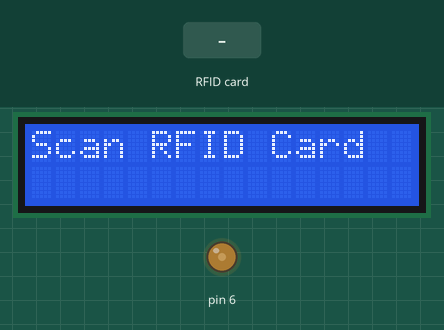
Simulated run of this sketch. Board: Arduino Uno, built with avr-gcc and run on an emulated ATmega328P. On the bench: 16×2 character LCD, output pins drawn as LEDs (lit = HIGH). The test bench sets the inputs (shaded band). Pins used as bus, display or sensor lines are not drawn.

Above: at 1.3 s.
1.4 s: RFID card 07 62 91 35 held to the reader
At 2.3 s:
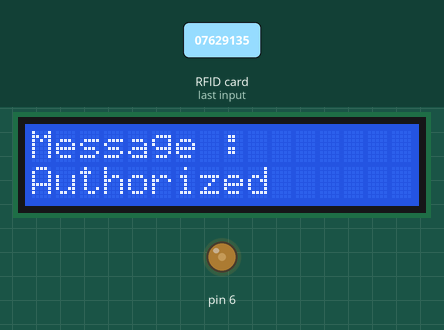
3.0 s: RFID card 5E 7A 19 C4 held to the reader
At 5.6 s:
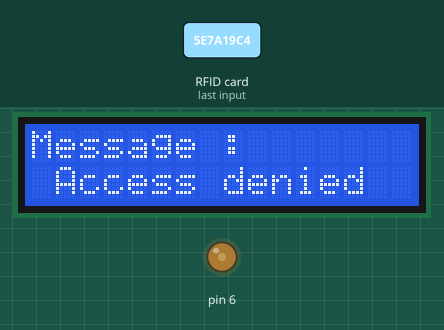
Timing chart, 0 to 7.1 s (numbered marks = the images above; inputs shaded):
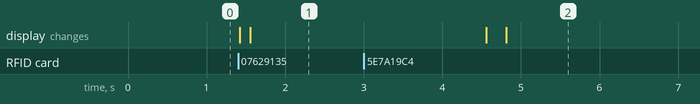

The sketch:

RFID-LCD.ino
```cpp
#include <SPI.h>
#include <MFRC522.h>
#include <LiquidCrystal.h>
#define SS_PIN 10
#define RST_PIN 9
MFRC522 mfrc522(SS_PIN, RST_PIN);
int Contrast = 75;
LiquidCrystal lcd(7, 8, 5, 4, 3, 2);


void setup() {
  analogWrite(6, Contrast);
  SPI.begin();
  mfrc522.PCD_Init();
  lcd.begin(16, 2);
  lcd.print("Scan RFID Card");
}

void loop() {

  if (!mfrc522.PICC_IsNewCardPresent()) {
    return;
  }

  if (!mfrc522.PICC_ReadCardSerial()) {
    return;
  }

  lcd.clear();
  lcd.begin(16, 2);
  lcd.print("UID tag :");
  String content = "";
  byte letter;

  for (byte i = 0; i < mfrc522.uid.size; i++) {
    lcd.setCursor(0, 1);
    lcd.print(mfrc522.uid.uidByte[i] < 0x10 ? " 0" : " ");
    lcd.print(mfrc522.uid.uidByte[i], HEX);
    content.concat(String(mfrc522.uid.uidByte[i] < 0x10 ? " 0" : " "));
    content.concat(String(mfrc522.uid.uidByte[i], HEX));
  }

  lcd.clear();
  lcd.begin(16, 2);
  lcd.print("Message : ");
  content.toUpperCase();

  if (content.substring(1) == "07 62 91 35") {
    lcd.setCursor(0, 1);
    lcd.print("Authorized");

    delay(3000);
    lcd.clear();
    setup();
  }

  else {
    lcd.setCursor(0, 1);
    lcd.print(" Access denied");
    delay(3000);
    lcd.clear();
    setup();
  }
}
```

Measured:
- after the input at 1.4 s, the display: first changes at once (image 1 shows a later state)
